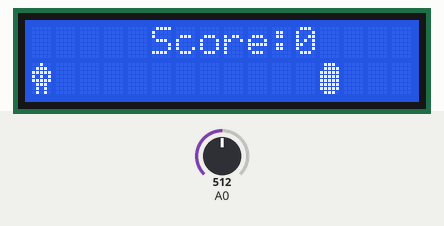
Simulated run of this sketch. Board: Arduino Uno, built with avr-gcc and run on an emulated ATmega328P. On the bench: 16×2 character LCD. Inputs (shaded band) come from the test bench; at power-on: A0 = 512. At 4.9 s the program stops and its outputs stay as they are.

Above: at 1.2 s.
1.3 s: A0 set to 206
2.8 s: A0 set to 185
At 3.1 s:
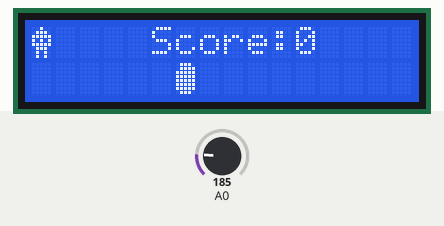
At 5.8 s:
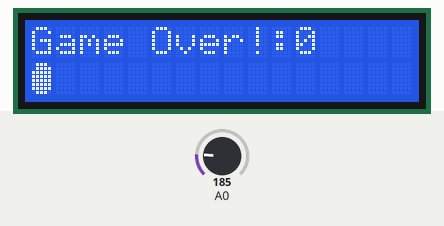
Timing chart, 0 to 6.4 s (numbered marks = the images above; inputs shaded):
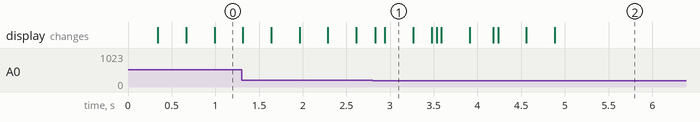

The sketch:

lcd_key_pad_shield.ino
```cpp
#include <LiquidCrystal.h>

// LCD pin to Arduino
const int pin_RS = 8;
const int pin_EN = 9;
const int pin_d4 = 4;
const int pin_d5 = 5;
const int pin_d6 = 6;
const int pin_d7 = 7;
const int pin_BL = 10;

LiquidCrystal lcd(pin_RS, pin_EN, pin_d4, pin_d5, pin_d6, pin_d7);
int score = 0;

byte DinoChar[] = {
  B00100,
  B01110,
  B11111,
  B10101,
  B11111,
  B01110,
  B01010,
  B01010
};

byte obstacle[] = {
  B01110,
  B01111,
  B11111,
  B11111,
  B11111,
  B11111,
  B11111,
  B01110
};

int dinoPos = 0;
int obstaclePos = 15;
bool isJumping = false;

unsigned long lastMoveTime = 0;
unsigned long jumpStartTime = 0;
const unsigned long moveInterval = 300;
const unsigned long jumpDuration = 600;

void setup() {
  lcd.begin(16, 2);
  lcd.createChar(0, DinoChar);
  lcd.createChar(1, obstacle);
  lcd.setCursor(0, 1);
  lcd.write((byte)0);
  lcd.setCursor(0, 0);
  lcd.print("Press Up to Jump");
}

void loop() {
  unsigned long currentTime = millis();
  int x = analogRead(0);


  if (x < 200 && x >= 60 && !isJumping) {
    isJumping = true;
    jumpStartTime = currentTime;
  }


  if (isJumping && currentTime - jumpStartTime > jumpDuration) {
    isJumping = false;
  }

  dinoPos = isJumping ? 1 : 0;

  if (currentTime - lastMoveTime > moveInterval) {
    lastMoveTime = currentTime;
    obstaclePos--;
    if (obstaclePos < 0) {
      obstaclePos = 15;
      score++;
    }
  }


  lcd.clear();


  lcd.setCursor(5, 0);
  lcd.print("Score:");
  lcd.setCursor(11, 0);
  lcd.print(score);

  lcd.setCursor(0, 1 - dinoPos);
  lcd.write((byte)0);


  if (obstaclePos < 16) {
    lcd.setCursor(obstaclePos, 1);
    lcd.write((byte)1);
  }


  if (obstaclePos == 0 && dinoPos == 0) {
    lcd.setCursor(0, 0);
    lcd.print("Game Over!");
    while (true);
  }

  delay(50);
}
```

Measured:
- the behaviour switches between 200 and 199 on A0 (found by bisection; images 0 and 1)
- after the input at 2.8 s, the display: first changes at once (image 1 shows a later state)
